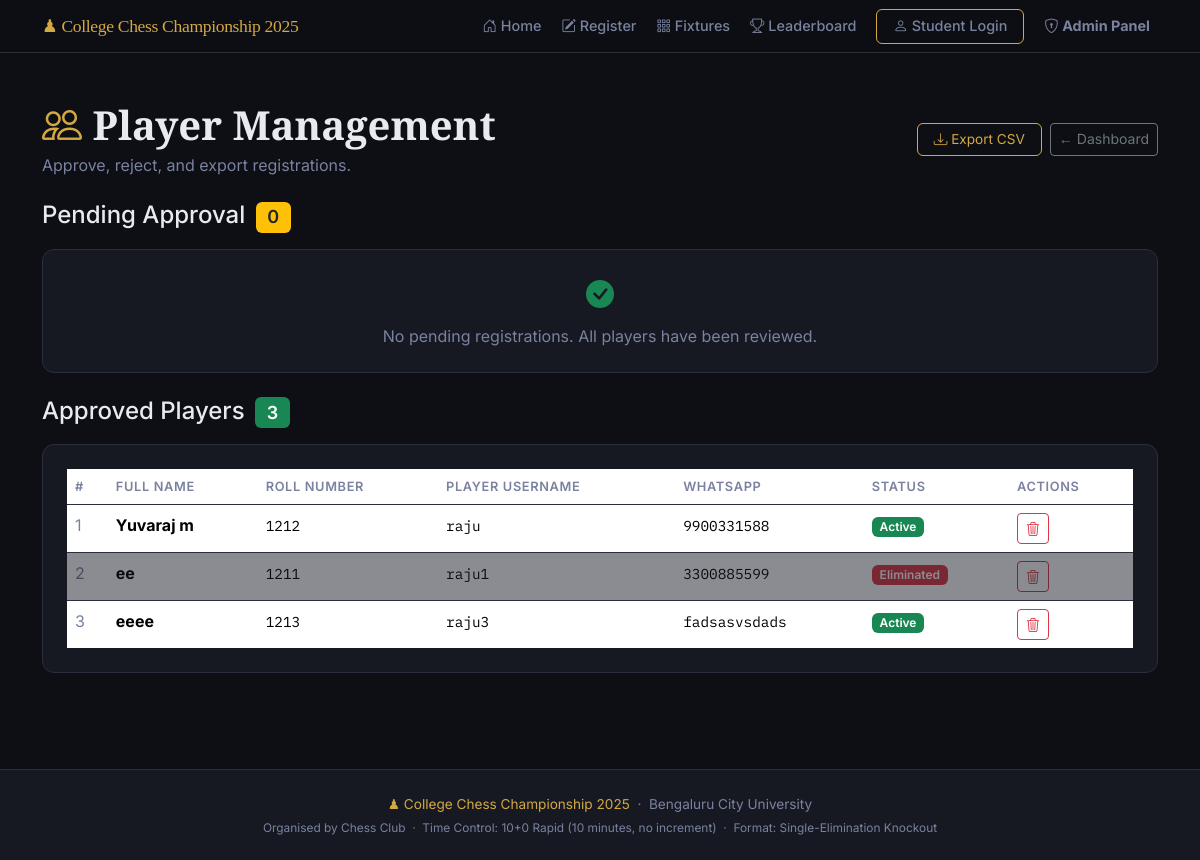
/admin/players (signed in), run on an earlier commit of the app's database.
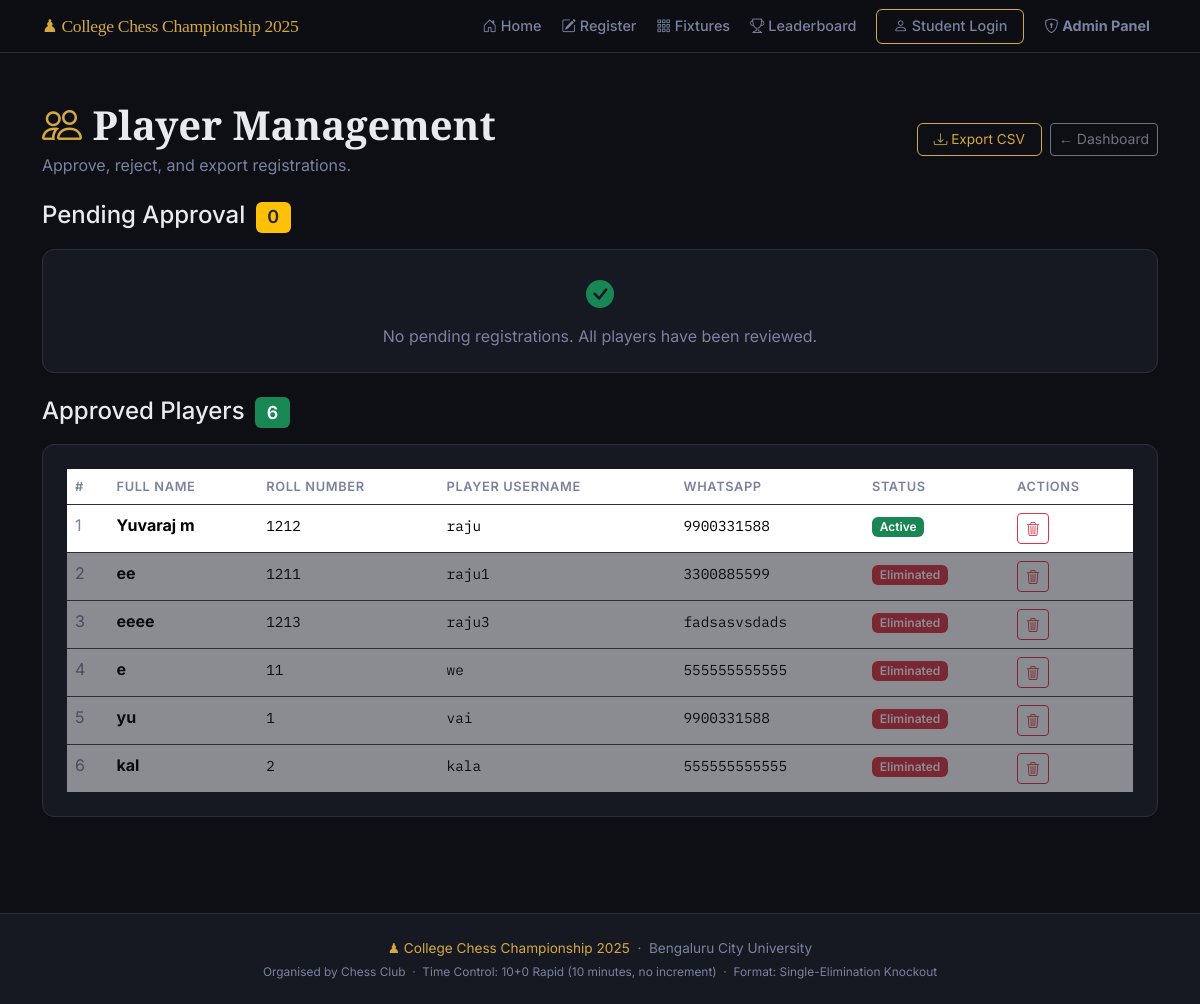
And on a later commit of the database.
### models.py (models this page shows, shortened)
class Player(db.Model):
    __tablename__ = "players"
    id = db.Column(db.Integer, primary_key=True)
    full_name      = db.Column(db.String(100), nullable=False)
    roll_number    = db.Column(db.String(50),  unique=True, nullable=False)
    chess_username = db.Column(db.String(50),  unique=True, nullable=False)
    whatsapp       = db.Column(db.String(20),  nullable=False)
    registered_at = db.Column(db.DateTime, default=datetime.utcnow)
    is_approved   = db.Column(db.Boolean, default=False)   # Admin must approve
    is_eliminated = db.Column(db.Boolean, default=False)   # Set True after a loss
    wins      = db.Column(db.Integer, default=0)   # Total match wins
    losses    = db.Column(db.Integer, default=0)   # Total match losses
    points    = db.Column(db.Integer, default=0)   # 1 per win, used for ranking
    bye_count = db.Column(db.Integer, default=0)   # Number of byes received
    matches_as_p1 = db.relationship(
        "Match", foreign_keys="Match.player1_id",
        backref="player1", lazy="dynamic"
    )
    matches_as_p2 = db.relationship(
        "Match", foreign_keys="Match.player2_id",
        backref="player2", lazy="dynamic"
    )
    matches_won = db.relationship(
        "Match", foreign_keys="Match.winner_id",
        backref="winner", lazy="dynamic"
    )

### app.py (the view)
    @app.route("/admin/players")
    @admin_required
    def admin_players():
        pending_players  = Player.query.filter_by(is_approved=False).order_by(Player.registered_at).all()
        approved_players = Player.query.filter_by(is_approved=True).order_by(Player.registered_at).all()
        return render_template(
            "admin_players.html",
            pending_players  = pending_players,
            approved_players = approved_players,
        )

### templates/admin_players.html (shortened to what the changed rows need)
{% extends "base.html" %}
{% block content %}
<section class="py-5">
  <div class="container">
    <div class="d-flex justify-content-between align-items-center mb-4">
      <div>
        <h1 class="chess-section-title mb-1">
          <i class="bi bi-people chess-gold"></i> Player Management
        </h1>
      </div>
    </div>
    <h4 class="mb-3">
      Approved Players
      <span class="badge bg-success ms-1">{{ approved_players | length }}</span>
    </h4>
    {% if approved_players %}
      <div class="chess-card">
        <div class="table-responsive">
          <table class="table table-borderless chess-table mb-0">
            <thead>
              <tr>
                <th>#</th>
                <th>Full Name</th>
                <th>Roll Number</th>
                <th>Player Username</th>
                <th>WhatsApp</th>
                <th>Status</th>
                <th>Actions</th>
              </tr>
            </thead>
            <tbody>
              {% for p in approved_players %}
              <tr class="{{ 'opacity-50' if p.is_eliminated else '' }}">
                <td class="text-muted">{{ p.id }}</td>
                <td><strong>{{ p.full_name }}</strong></td>
                <td><span class="chess-mono">{{ p.roll_number }}</span></td>
                <td>
                  <span class="chess-mono">{{ p.chess_username }}</span>
                </td>
                <td><span class="chess-mono">{{ p.whatsapp }}</span></td>
                <td>
                  {% if p.is_eliminated %}
                    <span class="badge bg-danger">Eliminated</span>
                  {% else %}
                    <span class="badge bg-success">Active</span>
                  {% endif %}
                </td>
                <td>
                  <form method="POST"
                        action="{{ url_for('admin_reject_player', player_id=p.id) }}"
                        style="display:inline;"
                        onsubmit="return confirm('Permanently remove {{ p.full_name }}?')">
                    <button type="submit" class="btn btn-outline-danger btn-sm"
                            title="Remove player">
                      <i class="bi bi-trash3"></i>
                    </button>
                  </form>
                </td>
              </tr>
              {% endfor %}
            </tbody>
          </table>
        </div>
      </div>
    {% else %}
      <div class="chess-card text-center py-4 text-muted">
        <i class="bi bi-person-x fs-3"></i>
        <p class="mt-2 mb-0">No approved players yet. Approve registrations above.</p>
      </div>
    {% endif %}
  </div>
</section>
{% endblock %}

What changed in the data, as far as the page shows it:
changed Player "eeee": is_eliminated "Active" → "Eliminated"
added Player: id "4", full_name "e", roll_number "11", chess_username "we", whatsapp "555555555555", is_eliminated "Eliminated"
added Player: id "5", full_name "yu", roll_number "1", chess_username "vai", whatsapp "9900331588", is_eliminated "Eliminated"
added Player: id "6", full_name "kal", roll_number "2", chess_username "kala", whatsapp "555555555555", is_eliminated "Eliminated"
Also different on the page:
{{ approved_players | length }}: "3" → "6"
